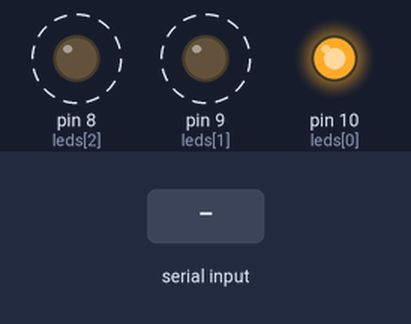
Bench run of a sketch on a simulated Arduino Uno, built with avr-gcc and run on an emulated ATmega328P. On the bench: output pins drawn as LEDs (lit = HIGH). Dashed ring = blinking. The inputs (shaded band) are chosen by the test bench. Random numbers use the default seed unless the sketch sets one; what the sketch prints to the serial monitor is not drawn.

Above: at 1.3 s.
1.4 s: "Diwali\n" received over Serial
At 3.46 s:
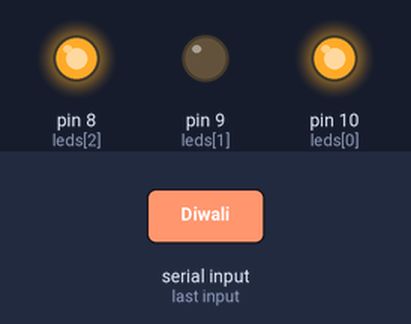
4.4 s: "Christmas\n" received over Serial
At 5.36 s:
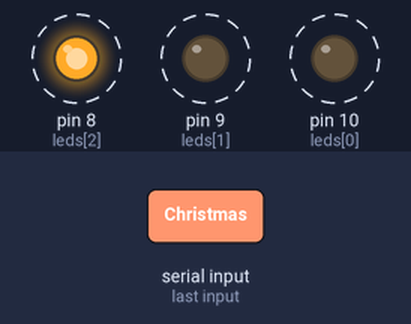
7.4 s: "diwali\n" received over Serial
At 9.07 s:
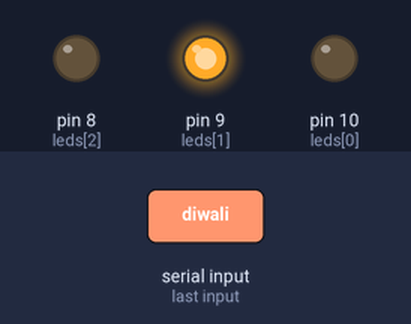
10.4 s: "christmas\n" received over Serial
Timing chart, 0 to 14.4 s (numbered marks = the images above; inputs shaded):
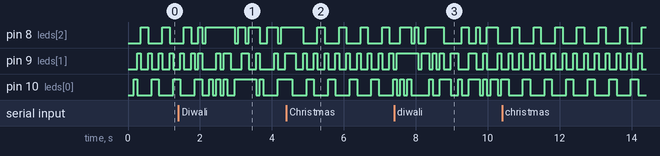

The sketch:

Pattern_Save.ino
```cpp
#include <EEPROM.h>

// 🎉 Holiday Light Show with 3 LEDs + Saved Speed Pattern
const int leds[] = {10, 9, 8};
const int numLEDs = 3;

long repeatsChristmas = 0;
long repeatsDiwali = 0;
long repeatsHalloween = 0;

long currentRepeats = 50;
long currentIteration = 0;

String currentHoliday = "Christmas";

// ---- Speed Pattern Memory ----
int speedPattern[50];       // store up to 50 speed changes
int speedPatternLength = 0; // how many entries stored
int currentSpeedIndex = 0;  // which one we’re on now
int speedDelay = 100;       // current delay in ms
int eepromStart = 10;       // starting EEPROM address for pattern storage

void setup() {
  for (int i = 0; i < numLEDs; i++) pinMode(leds[i], OUTPUT);
  Serial.begin(9600);

  // Load saved pattern from EEPROM
  speedPatternLength = EEPROM.read(0);
  if (speedPatternLength > 0 && speedPatternLength <= 50) {
    for (int i = 0; i < speedPatternLength; i++) {
      speedPattern[i] = EEPROM.read(eepromStart + i);
    }
    Serial.println("📂 Loaded speed pattern from memory:");
    for (int i = 0; i < speedPatternLength; i++) {
      Serial.print(i+1); Serial.print(": ");
      printSpeedName(speedPattern[i]);
      Serial.println();
    }
  } else {
    Serial.println("⚙️ No pattern found. Defaulting to NORMAL speed.");
    speedDelay = 100;
  }

  Serial.println("🎄 Holiday Light Show Ready!");
  Serial.println("Type: Christmas, Diwali, Halloween");
  Serial.println("Or type a sequence like: slow, fast, slow, normal");
  Serial.println("It will learn and remember your pattern!");
}

void loop() {
  // Read user input
  if (Serial.available() > 0) {
    String input = Serial.readStringUntil('\n');
    input.trim();
    input.toLowerCase();
    handleInput(input);
  }

  // Run one iteration of the current holiday
  updateSpeed(); // Adjust delay from pattern automatically

  if (currentHoliday == "Christmas") {
    christmasPattern();
    repeatsChristmas++;
  } else if (currentHoliday == "Diwali") {
    diwaliPattern();
    repeatsDiwali++;
  } else if (currentHoliday == "Halloween") {
    halloweenPattern();
    repeatsHalloween++;
  }

  currentIteration++;
  if (currentIteration >= currentRepeats) currentIteration = 0;
}

// ---------------- Handle Input ----------------
void handleInput(String input) {
  if (input == "christmas") switchHoliday("Christmas", repeatsChristmas);
  else if (input == "diwali") switchHoliday("Diwali", repeatsDiwali);
  else if (input == "halloween") switchHoliday("Halloween", repeatsHalloween);
  else if (input.indexOf("fast") != -1 || input.indexOf("slow") != -1 || input.indexOf("normal") != -1) {
    savePattern(input);
  }
  else Serial.println("❌ Unknown input. Type holiday or speed pattern.");
}

void switchHoliday(String name, long &counter) {
  Serial.print("🔄 Switching to "); Serial.println(name);
  Serial.print("It had previously repeated: "); Serial.println(counter);
  currentHoliday = name;
  currentRepeats = counter + 50;
  currentIteration = 0;
}

// ---------------- Save and Load Speed Pattern ----------------
void savePattern(String input) {
  // Split pattern by commas
  input += ",";
  speedPatternLength = 0;
  int startIdx = 0;
  for (int i = 0; i < input.length(); i++) {
    if (input.charAt(i) == ',') {
      String part = input.substring(startIdx, i);
      part.trim();
      int val = speedFromText(part);
      if (val != -1 && speedPatternLength < 50) {
        speedPattern[speedPatternLength++] = val;
      }
      startIdx = i + 1;
    }
  }

  // Save to EEPROM
  EEPROM.write(0, speedPatternLength);
  for (int i = 0; i < speedPatternLength; i++) {
    EEPROM.write(eepromStart + i, speedPattern[i]);
  }

  Serial.println("✅ Saved new speed pattern to memory!");
}

void updateSpeed() {
  if (speedPatternLength == 0) return; // no pattern yet
  int val = speedPattern[currentSpeedIndex];
  if (val == 1) speedDelay = 50;
  else if (val == 2) speedDelay = 200;
  else speedDelay = 100;

  currentSpeedIndex++;
  if (currentSpeedIndex >= speedPatternLength) currentSpeedIndex = 0;
}

int speedFromText(String txt) {
  if (txt == "fast") return 1;
  if (txt == "slow") return 2;
  if (txt == "normal") return 0;
  return -1;
}

void printSpeedName(int val) {
  if (val == 1) Serial.print("FAST ⚡");
  else if (val == 2) Serial.print("SLOW 🐢");
  else Serial.print("NORMAL ⚙️");
}

// ---------------- Holiday Patterns ----------------
void christmasPattern() {
  for (int i = 0; i < numLEDs; i++) {
    digitalWrite(leds[i], HIGH); delay(speedDelay); digitalWrite(leds[i], LOW);
  }
  for (int i = numLEDs - 1; i >= 0; i--) {
    digitalWrite(leds[i], HIGH); delay(speedDelay); digitalWrite(leds[i], LOW);
  }
}

void diwaliPattern() {
  for (int i = 0; i < numLEDs; i++) digitalWrite(leds[i], random(0,2));
  delay(speedDelay);
}

void halloweenPattern() {
  digitalWrite(leds[random(0,numLEDs)], HIGH);
  delay(random(speedDelay/2, speedDelay+50));
  digitalWrite(leds[random(0,numLEDs)], LOW);
  delay(random(speedDelay/2, speedDelay+50));
}
```

Measured:
- by itself, pin 8 (leds[2]), pin 10 (leds[0]): alternates HIGH for 0.20 s and LOW for 0.40 s
- by itself, pin 9 (leds[1]): alternates HIGH for 0.10 s and LOW for 0.20 s
